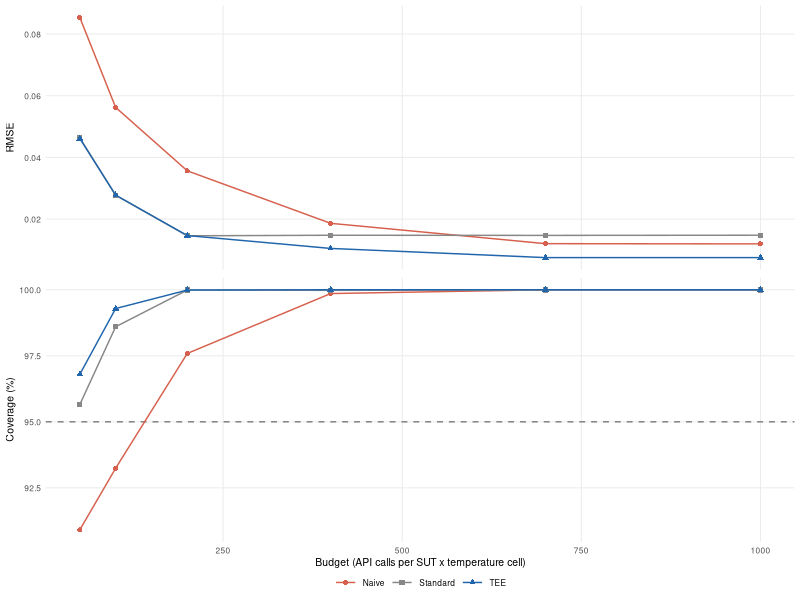
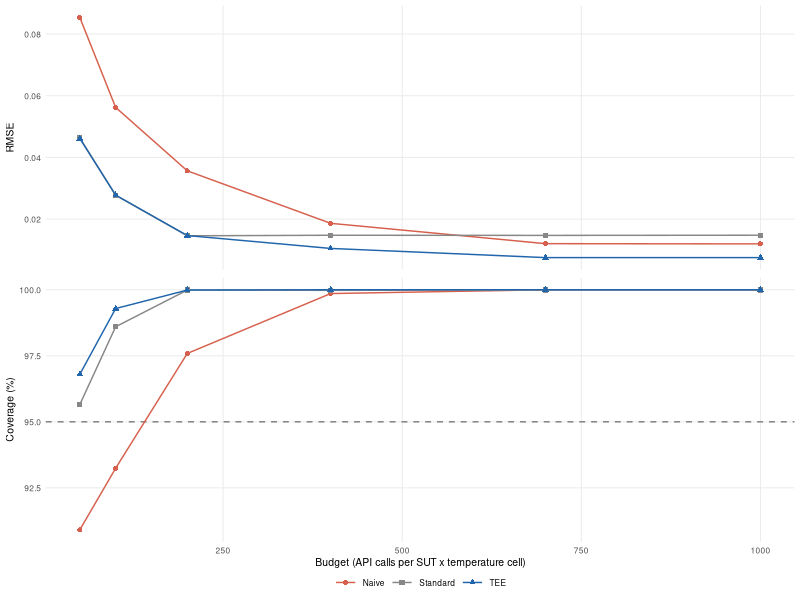

Write R code to recreate these figures, in order.
# 12b_fig_budget_allocation_stacked.R
# Main-text MMLU D-study panel (fig:mmlu_combined panel b): RMSE and 95% CI coverage by
# budget for the naive, standard, and TEE-guided allocations, stacked vertically and drawn
# at print size (half-width, 2.7 in) to sit beside fig_mmlu_decomposition.pdf.
# Plot-only: reads the summary written by 12_budget_allocation_mmlu.R and reuses its
# colours and shapes.
#
# Output: figures/fig_budget_allocation_stacked.{pdf,png}
# Usage:  Rscript analysis/12b_fig_budget_allocation_stacked.R

suppressPackageStartupMessages({ library(tidyverse); library(patchwork) })

summary_df <- read_csv("data/processed/mmlu_budget_allocation_summary.csv", show_col_types = FALSE)

rcol <- c(Naive = "#d6604d", Standard = "#878787", TEE = "#2166ac")
rshp <- c(Naive = 16, Standard = 15, TEE = 17)
theme_panel <- theme_minimal(base_size = 7.5) + theme(panel.grid.minor = element_blank())

p_rmse <- ggplot(summary_df, aes(budget, rmse, color = researcher, shape = researcher)) +
  geom_line(linewidth = 0.5) + geom_point(size = 1.4) +
  scale_color_manual(values = rcol) + scale_shape_manual(values = rshp) +
  labs(x = NULL, y = "RMSE", color = NULL, shape = NULL) +
  theme_panel + theme(axis.text.x = element_blank())

p_cov <- ggplot(summary_df, aes(budget, coverage * 100, color = researcher, shape = researcher)) +
  geom_hline(yintercept = 95, linetype = "dashed", color = "gray50") +
  geom_line(linewidth = 0.5) + geom_point(size = 1.4) +
  scale_color_manual(values = rcol) + scale_shape_manual(values = rshp) +
  labs(x = "Budget (API calls per SUT x temperature cell)", y = "Coverage (%)",
       color = NULL, shape = NULL) +
  theme_panel

fig <- (p_rmse / p_cov) + plot_layout(guides = "collect") &
  theme(legend.position = "bottom", legend.margin = margin(0, 0, 0, 0),
        legend.box.spacing = unit(1, "pt"), plot.margin = margin(2, 2, 2, 2, "pt"))

ggsave("figures/fig_budget_allocation_stacked.pdf", fig, width = 2.7, height = 2.6)
ggsave("figures/fig_budget_allocation_stacked.png", fig, width = 2.7, height = 2.6, dpi = 300)
cat("Saved: figures/fig_budget_allocation_stacked.pdf/png\n")
